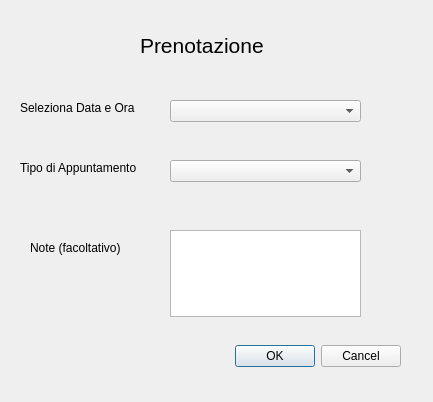
<?xml version="1.0" encoding="UTF-8"?>
<ui version="4.0">
 <class>Prenotazione</class>
 <widget class="QDialog" name="Prenotazione">
  <property name="geometry">
   <rect>
    <x>0</x>
    <y>0</y>
    <width>433</width>
    <height>402</height>
   </rect>
  </property>
  <property name="windowTitle">
   <string>Nuova Prenotazione</string>
  </property>
  <widget class="QDialogButtonBox" name="buttonBox">
   <property name="geometry">
    <rect>
     <x>60</x>
     <y>340</y>
     <width>341</width>
     <height>32</height>
    </rect>
   </property>
   <property name="orientation">
    <enum>Qt::Horizontal</enum>
   </property>
   <property name="standardButtons">
    <set>QDialogButtonBox::Cancel|QDialogButtonBox::Ok</set>
   </property>
  </widget>
  <widget class="QLabel" name="label">
   <property name="geometry">
    <rect>
     <x>20</x>
     <y>100</y>
     <width>191</width>
     <height>16</height>
    </rect>
   </property>
   <property name="text">
    <string>Seleziona Data e Ora</string>
   </property>
  </widget>
  <widget class="QLabel" name="label_2">
   <property name="geometry">
    <rect>
     <x>140</x>
     <y>20</y>
     <width>251</width>
     <height>51</height>
    </rect>
   </property>
   <property name="font">
    <font>
     <pointsize>16</pointsize>
    </font>
   </property>
   <property name="text">
    <string>Prenotazione</string>
   </property>
  </widget>
  <widget class="QLabel" name="label_3">
   <property name="geometry">
    <rect>
     <x>20</x>
     <y>160</y>
     <width>131</width>
     <height>16</height>
    </rect>
   </property>
   <property name="text">
    <string>Tipo di Appuntamento</string>
   </property>
  </widget>
  <widget class="QComboBox" name="comboBox">
   <property name="geometry">
    <rect>
     <x>170</x>
     <y>160</y>
     <width>191</width>
     <height>22</height>
    </rect>
   </property>
  </widget>
  <widget class="QLabel" name="label_4">
   <property name="geometry">
    <rect>
     <x>30</x>
     <y>240</y>
     <width>131</width>
     <height>16</height>
    </rect>
   </property>
   <property name="text">
    <string>Note (facoltativo)</string>
   </property>
  </widget>
  <widget class="QComboBox" name="comboBox_2">
   <property name="geometry">
    <rect>
     <x>170</x>
     <y>100</y>
     <width>191</width>
     <height>22</height>
    </rect>
   </property>
  </widget>
  <widget class="QTextEdit" name="textEdit">
   <property name="geometry">
    <rect>
     <x>170</x>
     <y>230</y>
     <width>191</width>
     <height>87</height>
    </rect>
   </property>
  </widget>
 </widget>
 <resources/>
 <connections/>
</ui>
